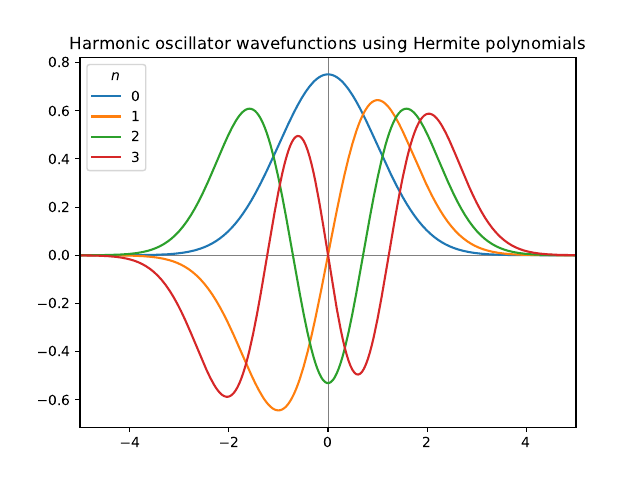

Write the Python code that produced this figure.
import numpy as np
import scipy.special
import matplotlib.pyplot as plt


def norm(n):
    N2 = 2 ** n * np.math.factorial(n) * np.sqrt(np.pi)
    return np.sqrt(N2)


x = np.linspace(-5, 5, 256)
ep = np.exp(-0.5 * x * x)
hmq0 = scipy.special.eval_hermite(0, x) * ep / norm(0)
hmq1 = scipy.special.eval_hermite(1, x) * ep / norm(1)
hmq2 = scipy.special.eval_hermite(2, x) * ep / norm(2)
hmq3 = scipy.special.eval_hermite(3, x) * ep / norm(3)

fig, ax = plt.subplots(1, 1)

ax.plot(x, hmq0, label='0')
ax.plot(x, hmq1, label='1')
ax.plot(x, hmq2, label='2')
ax.plot(x, hmq3, label='3')
ax.axhline(color="grey", zorder=-1, lw=0.5)
ax.axvline(color="grey", zorder=-1, lw=0.5)
ax.set_title('Harmonic oscillator wavefunctions using Hermite polynomials')
ax.set_xlim(-5, 5)
ax.legend(title='$n$', loc='upper left')

plt.savefig('hermite.pdf')
plt.show()
